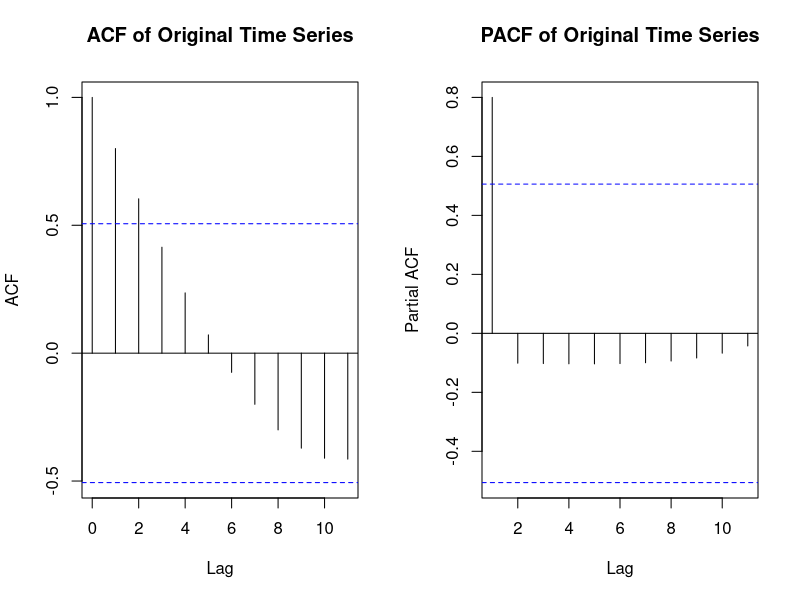
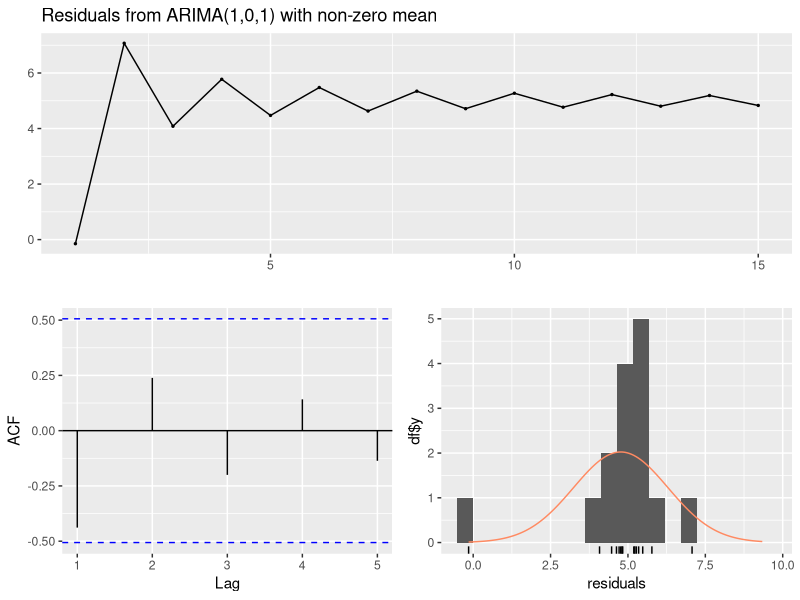
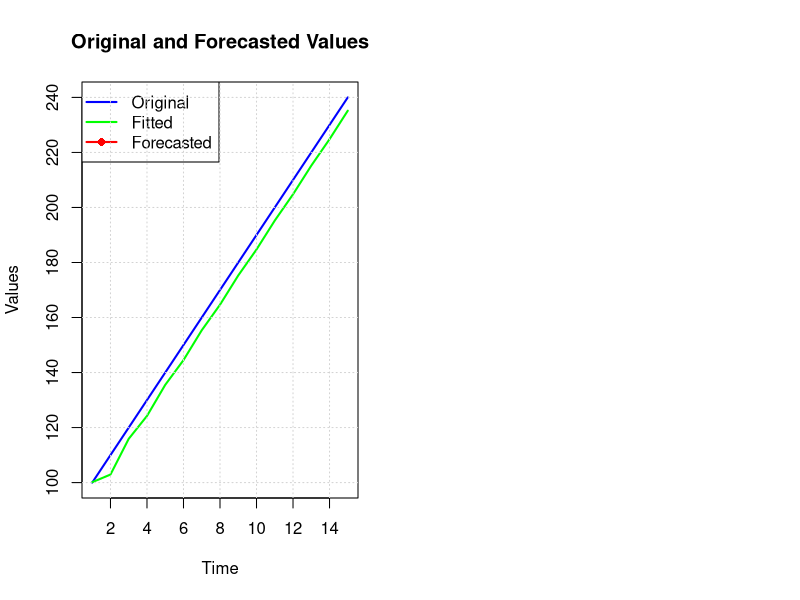
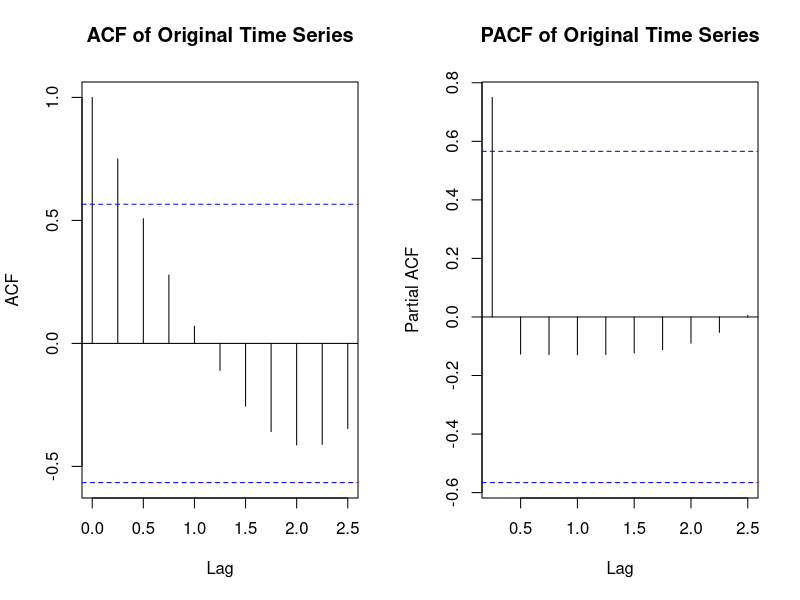
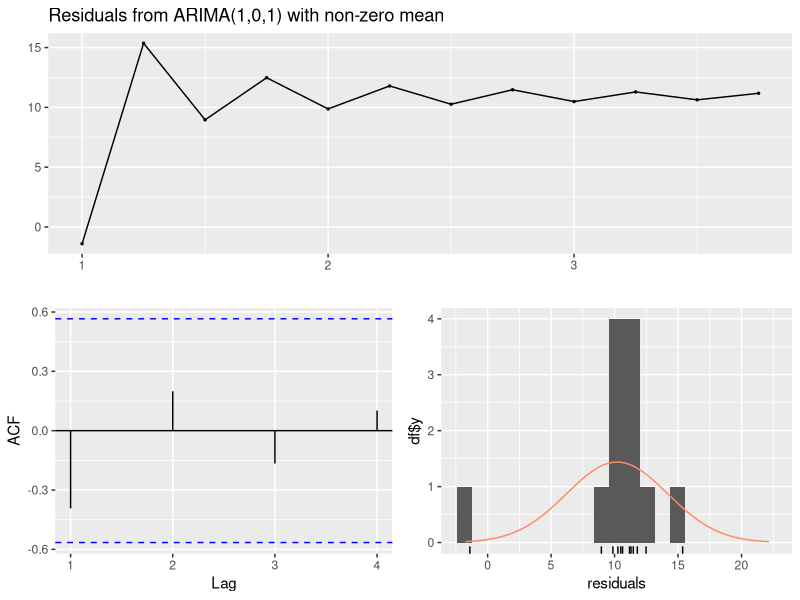
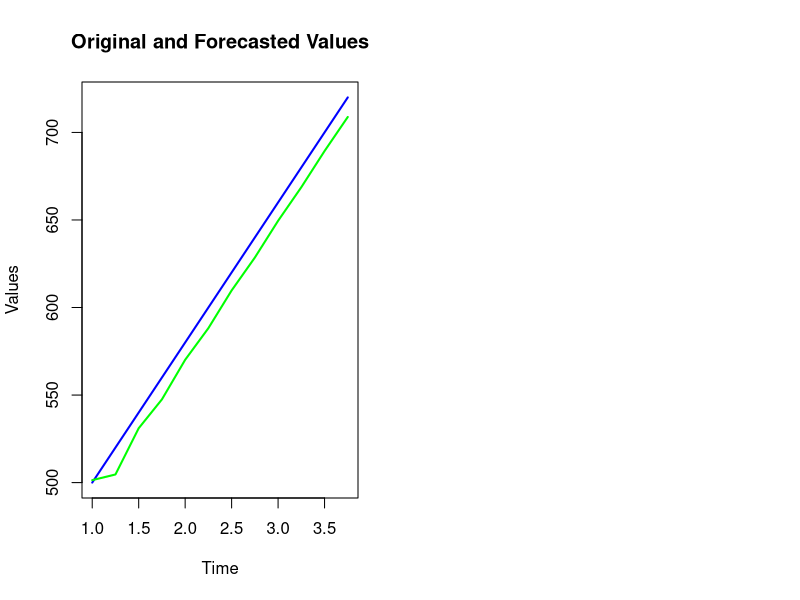

Write R code to recreate these figures, in order. (Note: this script raises an error after producing the figures.)
# QUESTION 1
install.packages("forecast")
install.packages("tseries")
install.packages("ggplot2")

# Load required libraries
library(forecast)
library(ggplot2)

# Create the time series data
time <- 1:15
values <- c(100, 110, 120, 130, 140, 150, 160, 170, 180, 190, 200, 210, 220, 230, 240)
ts_data <- ts(values, start = 1, frequency = 1)

# a. Plot the ACF and PACF of the original time series
par(mfrow = c(1, 2))  # Set up the plotting area for ACF and PACF
acf(ts_data, main = "ACF of Original Time Series")
pacf(ts_data, main = "PACF of Original Time Series")

# b. Fit an ARMA(1,1) model to the data
arma_model <- Arima(ts_data, order = c(1, 0, 1))

# Print the model summary
print(summary(arma_model))

# c. Check the residual diagnostics of the fitted model
checkresiduals(arma_model)  # This will plot the residuals, ACF of residuals, and a histogram

# d. Forecast the next 10 values using the fitted model
forecasted_values <- forecast(arma_model, h = 10)

# Print the forecasted values
print(forecasted_values)

# e. Plot the original time series, the fitted values, and the forecasted values
plot(ts_data, main = "Original and Forecasted Values", xlab = "Time", ylab = "Values", col = "blue", lwd = 2)
lines(fitted(arma_model), col = "green", lwd = 2)  # Add fitted values from the model

# Add forecasted values as points for better visibility
points((length(ts_data) + 1):(length(ts_data) + 10), forecasted_values$mean, col = "red", pch = 16)  # Plot forecasted points
lines(forecasted_values$mean, col = "red", lwd = 2)  # Connect forecasted values with a line

legend("topleft", legend = c("Original", "Fitted", "Forecasted"), col = c("blue", "green", "red"), lwd = 2, pch = c(NA, NA, 16))

# Add grid for better visualization
grid()












# QUESTION 2
install.packages("forecast")
install.packages("tseries")
install.packages("ggplot2")

# Load necessary libraries
library(forecast)
library(tseries)
library(ggplot2)

# Create the time series data
sales_data <- c(500, 520, 540, 560, 580, 600, 620, 640, 660, 680, 700, 720)
ts_data <- ts(sales_data, frequency = 4)  # Frequency set to 4 for quarterly data

# a. Plot the ACF and PACF of the original time series
par(mfrow=c(1,2))  # Set up the plotting area
acf(ts_data, main="ACF of Original Time Series")
pacf(ts_data, main="PACF of Original Time Series")

# b. Fit an ARMA(1,1) model to the data
arma_model <- Arima(ts_data, order = c(1, 0, 1))  # ARMA(1,1) implies differencing=0

# c. Check the residual diagnostics of the fitted model
checkresiduals(arma_model)

# d. Forecast the next 12 values using the fitted model
forecasted_values <- forecast(arma_model, h = 12)

# Print the forecasted values
print(forecasted_values)

# e. Plot the original time series, the fitted values, and the forecasted values
plot(ts_data, main = "Original and Forecasted Values", xlab = "Time", ylab = "Values", col = "blue", lwd = 2)
lines(fitted(arma_model), col = "green", lwd = 2)  # Add fitted values from the model

# Add forecasted values as points for better visibility
points((length(ts_data) + 1):(length(ts_data) + 10), forecasted_values$mean, col = "red", pch = 16)  # Plot forecasted points
lines(forecasted_values$mean, col = "red", lwd = 2)  # Connect forecasted values with a line

legend("topleft", legend = c("Original", "Fitted", "Forecasted"), col = c("blue", "green", "red"), lwd = 2, pch = c(NA, NA, 16))

# Add grid for better visualization
grid()

